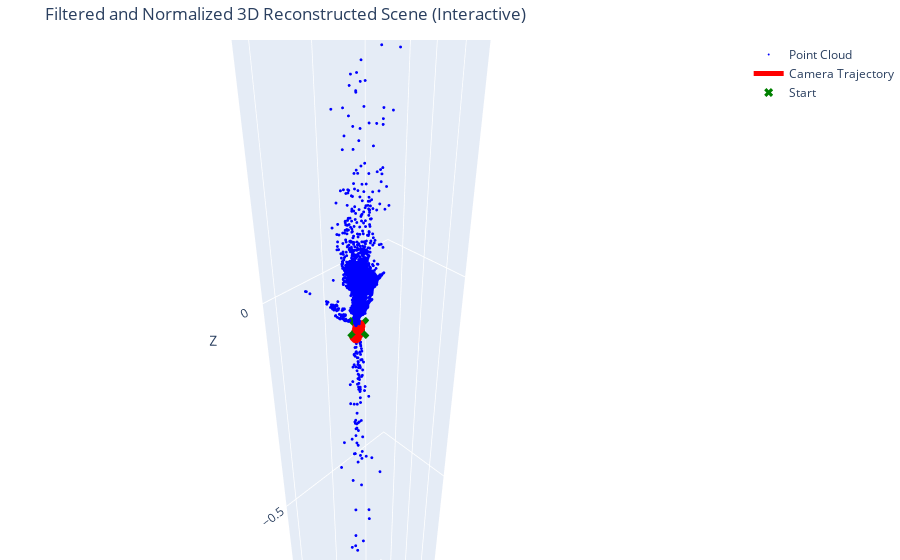

The cell this chart's notebook holds for it:
### Markdown cell above
# 7. 3D Point Triangulation and Scene Visualisation

**Methodology:**
1.  **Triangulation:** Triangulation is the process of determining a point's position in 3D space given its projections onto two or more images with known camera poses. Geometrically, for a given 2D feature match, we can cast a ray from the first camera's center through its 2D point and another ray from the second camera's center through its corresponding 2D point. The 3D coordinate of the feature is the intersection point of these two rays. In our implementation, we use `cv2.triangulatePoints(P1, P2, pts1, pts2)`, where `P1` and `P2` are the projection matrices of the two cameras. [cite_start]This function returns the 3D points in homogeneous coordinates. 

2.  **Scene Chaining:** The pipeline processes image pairs sequentially. The pose of the first camera is set to the origin `[I|0]`. The relative pose `(R, t)` recovered from the first pair `(frame_0, frame_1)` is used to determine the global pose of the second camera. This second camera's pose is then used as the starting point for calculating the pose of the third camera from the pair `(frame_1, frame_2)`, and so on. This "chains" the camera poses together to form a trajectory.

3.  **Point Cloud Filtering:** The initial triangulated point cloud often contains noise and outliers due to minor matching errors. To clean the scene, our `filter_point_cloud` function implements statistical outlier removal. For each point, it calculates the mean distance to its k-nearest neighbors. If a point's mean distance is far from the average mean distance of all points (specifically, greater than a threshold defined by `mean + std_ratio * std_dev`), it is classified as an outlier and removed.

4.  **Visualisation:** To display the final result, we use the Plotly library, which allows for the creation of **interactive 3D plots**, fulfilling the project requirement.  Our visualization includes:
    * The filtered 3D point cloud, representing the reconstructed scene structure.
    * The camera's trajectory, plotted as a red line connecting the positions of each camera pose. This helps visualize the motion used to capture the scene.
    * A green 'x' marker to indicate the starting position of the camera.

***

### Code cell
print("\n STEP 7: TRIANGULATION, FILTERING & VISUALISATION\n")

def filter_point_cloud(points_3d, k_neighbors=20, std_ratio=1.0):
    if points_3d.shape[0] < k_neighbors:
        print("Warning: Not enough points for filtering. Returning original cloud.")
        return points_3d

    # Use FLANN for fast nearest neighbor search
    flann = cv2.FlannBasedMatcher(dict(algorithm=1, trees=5), dict(checks=50))
    points_flat = points_3d.astype(np.float32)

    # Find the k+1 nearest neighbors (the first is the point itself)
    matches = flann.knnMatch(points_flat, points_flat, k=k_neighbors + 1)

    mean_distances = []
    for i in range(len(matches)):
        distances = [m.distance for m in matches[i][1:]]
        if distances:
            mean_distances.append(np.mean(distances))
        else:
            mean_distances.append(0) # Handle case with no neighbors

    mean_distances = np.array(mean_distances)

    global_mean_dist = np.mean(mean_distances)
    global_std_dist = np.std(mean_distances)

    distance_threshold = global_mean_dist + std_ratio * global_std_dist

    inlier_mask = mean_distances < distance_threshold

    print(f"Filtering: Kept {np.sum(inlier_mask)} of {len(points_3d)} points.")

    return points_3d[inlier_mask]

# Initialize scene elements
camera_poses = []
points_3d = np.empty((0, 3))

# The first camera is at the origin [R|t] = [I|0]
R_global = np.identity(3)
t_global = np.zeros((3, 1))
camera_poses.append(np.hstack((R_global, t_global)))

# Process each valid pair to triangulate points and chain poses
for pair in all_processed_pairs:
    if pair.get('R') is None or pair.get('t') is None:
        continue # Skip pairs where pose estimation failed

    # The pose of the first camera in the pair is the last one we successfully calculated
    R_cam1, t_cam1 = camera_poses[-1][:, :3], camera_poses[-1][:, 3].reshape(3, 1)

    R_relative, t_relative = pair['R'], pair['t']

    # Update global pose for the second camera in the pair
    R_cam2 = R_cam1 @ R_relative
    t_cam2 = t_cam1 + R_cam1 @ t_relative

    pose_cam2 = np.hstack((R_cam2, t_cam2))
    camera_poses.append(pose_cam2)

    # Get the 2D points for triangulation
    kp1, kp2 = pair['data1']['keypoints'], pair['data2']['keypoints']
    inliers = pair['inliers']

    # Filter points further by the chirality check mask from `recoverPose`
    pose_mask = pair.get('pose_inliers')
    if pose_mask is not None:
        inliers = [m for i, m in enumerate(inliers) if pose_mask.ravel()[i]]

    pts1 = np.float32([kp1[m.queryIdx].pt for m in inliers]).T
    pts2 = np.float32([kp2[m.trainIdx].pt for m in inliers]).T

    if pts1.shape[1] == 0 or pts2.shape[1] == 0:
        continue # No points left to triangulate for this pair

    # Create projection matrices for triangulation
    P1 = K @ camera_poses[-2] # The second to last pose
    P2 = K @ camera_poses[-1] # The last pose

    # Triangulate 3D points
    points_4d_hom = cv2.triangulatePoints(P1, P2, pts1, pts2)

    # Convert from homogeneous to 3D coordinates
    points_3d_new = (points_4d_hom[:3, :] / points_4d_hom[3, :]).T
    points_3d = np.vstack((points_3d, points_3d_new))


print(f"Triangulated a total of {points_3d.shape[0]} points.")
print(f"Total camera poses estimated: {len(camera_poses)}")

# Filter the final point cloud to remove outliers
if points_3d.shape[0] > 0:
    points_3d_filtered = filter_point_cloud(points_3d, k_neighbors=30, std_ratio=0.5)
else:
    points_3d_filtered = points_3d # Keep it as an empty array


# Visualize the 3D Scene with Plotly for interactivity
if points_3d_filtered.shape[0] > 0:
    print("\nVisualizing the filtered 3D scene (interactive)...")
    if not os.path.exists(OUTPUT_SCENE_DIR): os.makedirs(OUTPUT_SCENE_DIR)

    # The camera's 3D position is derived from its pose matrix [R|t] as -R.T @ t
    cam_positions = np.array([-pose[:, :3].T @ pose[:, 3] for pose in camera_poses])

    # NORMALIZATION FOR BETTER VISUALIZATION
    mean_point = points_3d_filtered.mean(axis=0)
    points_centered = points_3d_filtered - mean_point
    cams_centered = cam_positions - mean_point
    max_abs_coord = np.max(np.abs(points_centered))
    if max_abs_coord == 0: max_abs_coord = 1 # Avoid division by zero
    points_normalized = points_centered / max_abs_coord
    cams_normalized = cams_centered / max_abs_coord

    # Create the figure
    fig = go.Figure()

    # Add the 3D point cloud
    fig.add_trace(go.Scatter3d(
        x=points_normalized[:, 0],
        y=points_normalized[:, 1],
        z=points_normalized[:, 2],
        mode='markers',
        marker=dict(size=1, color='blue'),
        name='Point Cloud'
    ))

    # Add the camera trajectory
    fig.add_trace(go.Scatter3d(
        x=cams_normalized[:, 0],
        y=cams_normalized[:, 1],
        z=cams_normalized[:, 2],
        mode='lines+markers',
        line=dict(color='red', width=5),
        marker=dict(size=4, color='red'),
        name='Camera Trajectory'
    ))

    # Add the start point
    fig.add_trace(go.Scatter3d(
        x=[cams_normalized[0, 0]],
        y=[cams_normalized[0, 1]],
        z=[cams_normalized[0, 2]],
        mode='markers',
        marker=dict(size=8, color='green', symbol='x'),
        name='Start'
    ))

    # Update the layout
    fig.update_layout(
        title_text='Filtered and Normalized 3D Reconstructed Scene (Interactive)',
        scene=dict(
            xaxis_title='X',
            yaxis_title='Y',
            zaxis_title='Z',
            aspectmode='data'
        ),
        margin=dict(l=0, r=0, b=0, t=40)
    )

    # Save to an interactive HTML file
    interactive_plot_path = os.path.join(OUTPUT_SCENE_DIR, f"{sequence_name}_3d_reconstruction_interactive.html")
    fig.write_html(interactive_plot_path)

    # Show the figure
    fig.show()
    print(f"\nInteractive plot saved to '{interactive_plot_path}'")

else:
    print("\nNo 3D points were reconstructed or all points were filtered out. Cannot visualize scene.")

print("\nFull pipeline complete.")

### Figure 1 — Plotly figure (JSON) as saved in the notebook; plotly's stock layout.template omitted (floating-point values rounded to 4 significant figures; data arrays with more than 128 entries replaced by an {"elided": "..."} marker saying what was removed)
{"data": [{"marker": {"color": "blue", "size": 1}, "mode": "markers", "name": "Point Cloud", "type": "scatter3d", "x": {"elided": "5008 float values"}, "y": {"elided": "5008 float values"}, "z": {"elided": "5008 float values"}}, {"line": {"color": "red", "width": 5}, "marker": {"color": "red", "size": 4}, "mode": "lines+markers", "name": "Camera Trajectory", "type": "scatter3d", "x": [-0.0009861, -0.0006724, -4.795e-05, -0.000121, -0.002273, -0.001334, -0.001487, -0.001539, -0.001486, -0.000236, -0.0006974, 0.0001299, 0.0005351, 0.0006842, 0.0005498, -0.00167, -0.003214, -0.004492, -0.003718, -0.002327, -0.002723, -0.003032, -0.003126, -0.002879, -0.003287, -0.004117, -0.002614, -0.001283, -7.008e-05, 0.001784, 0.0009995, 0.002158, 0.001785, -0.0006106, 0.001885, 0.005435, 0.003357, 0.003223], "y": [-0.003914, -0.004413, -0.004096, -0.002804, -0.002938, -0.002701, -0.003168, -0.002976, -0.002662, -0.003519, -0.0035, -0.002613, -0.002527, -0.002859, -0.002647, -0.002774, -0.003417, -0.004214, -0.004437, -0.004542, -0.004635, -0.004455, -0.004432, -0.004791, -0.004522, -0.004771, -0.004455, -0.004404, -0.004188, -0.004391, -0.004557, -0.004733, -0.005174, -0.004912, -0.0055, -0.005784, -0.005173, -0.005015], "z": [-0.07103, -0.07326, -0.07547, -0.07352, -0.07455, -0.07244, -0.0747, -0.07241, -0.07011, -0.07185, -0.06959, -0.07156, -0.06928, -0.07163, -0.06928, -0.06876, -0.06724, -0.06905, -0.07118, -0.07312, -0.07084, -0.06858, -0.07091, -0.07309, -0.07529, -0.07744, -0.07894, -0.07697, -0.07905, -0.08069, -0.08283, -0.0808, -0.08313, -0.08424, -0.08527, -0.08554, -0.08719, -0.0895]}, {"marker": {"color": "green", "size": 8, "symbol": "x"}, "mode": "markers", "name": "Start", "type": "scatter3d", "x": [-0.0009861], "y": [-0.003914], "z": [-0.07103]}], "layout": {"margin": {"b": 0, "l": 0, "r": 0, "t": 40}, "scene": {"aspectmode": "data", "xaxis": {"title": {"text": "X"}}, "yaxis": {"title": {"text": "Y"}}, "zaxis": {"title": {"text": "Z"}}}, "title": {"text": "Filtered and Normalized 3D Reconstructed Scene (Interactive)"}}}
